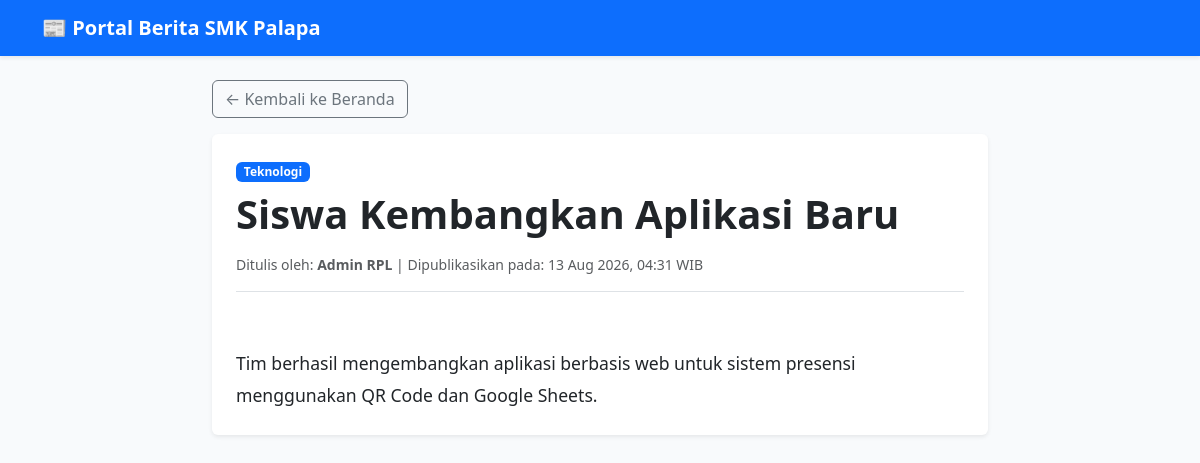
Screenshot of /detail.php?id=1 with the database file from the repository.
### tables this page shows
CREATE TABLE IF NOT EXISTS tbl_berita (
    id_berita INT(11) NOT NULL AUTO_INCREMENT,
    judul VARCHAR(200) NOT NULL,
    slug VARCHAR(200) NOT NULL,
    isi_berita TEXT NOT NULL,
    gambar VARCHAR(255),
    tanggal_posting DATETIME DEFAULT CURRENT_TIMESTAMP,
    id_kategori INT(11) NOT NULL,
    id_penulis INT(11) NOT NULL,
    PRIMARY KEY (id_berita),
    FOREIGN KEY (id_kategori) REFERENCES tbl_kategori(id_kategori) ON DELETE CASCADE,
    FOREIGN KEY (id_penulis) REFERENCES tbl_penulis(id_penulis) ON DELETE CASCADE
);

CREATE TABLE IF NOT EXISTS tbl_kategori (
    id_kategori INT(11) NOT NULL AUTO_INCREMENT,
    nama_kategori VARCHAR(50) NOT NULL,
    PRIMARY KEY (id_kategori)
);

CREATE TABLE IF NOT EXISTS tbl_penulis (
    id_penulis INT(11) NOT NULL AUTO_INCREMENT,
    nama_lengkap VARCHAR(100) NOT NULL,
    email VARCHAR(100) NOT NULL,
    password VARCHAR(255) NOT NULL,
    PRIMARY KEY (id_penulis)
);

### detail.php (the view, shortened to what this page needs)
<?php
include 'koneksi.php';
$id_berita = isset($_GET['id']) ? (int)$_GET['id'] : 0;
$query = "SELECT tbl_berita.*, tbl_kategori.nama_kategori, tbl_penulis.nama_lengkap
          FROM tbl_berita
          JOIN tbl_kategori ON tbl_berita.id_kategori = tbl_kategori.id_kategori
          JOIN tbl_penulis ON tbl_berita.id_penulis = tbl_penulis.id_penulis
          WHERE tbl_berita.id_berita = $id_berita";
$result = mysqli_query($conn, $query);
$row = mysqli_fetch_assoc($result);
?>
<!DOCTYPE html>
<html lang="id">
<head>
    <link href="https://cdn.jsdelivr.net/npm/bootstrap@5.3.0/dist/css/bootstrap.min.css" rel="stylesheet">
</head>
<body>
    <nav class="navbar navbar-expand-lg navbar-dark bg-primary shadow-sm mb-4">
        <div class="container">
            <a class="navbar-brand fw-bold" href="index.php">📰 Portal Berita SMK Palapa</a>
        </div>
    </nav>
    <div class="container mt-4 mb-5" style="max-width: 800px;">
        <a href="index.php" class="btn btn-outline-secondary mb-3">&larr; Kembali ke Beranda</a>
        <div class="card shadow-sm border-0 p-4">
            <div>
                <span class="badge bg-primary mb-2"><?= $row['nama_kategori'] ?></span>
            </div>
            <h1 class="fw-bold mb-3"><?= $row['judul'] ?></h1>
            <p class="text-muted small border-bottom pb-3 mb-4">
                Ditulis oleh: <strong><?= $row['nama_lengkap'] ?></strong> | Dipublikasikan pada: <?= date('d M Y, H:i', strtotime($row['tanggal_posting'])) ?> WIB
            </p>
            <div class="content-body text-dark">
                <?= $row['isi_berita'] ?>
            </div>
        </div>
    </div>
</body>
</html>

### detail.php (style rules this page uses)
body { background-color: #f8fafc; }
.content-body { font-size: 1.1rem; line-height: 1.8; white-space: pre-line; }

### rows the page displays
tbl_berita: id_kategori.nama_kategori "Teknologi", judul "Siswa Kembangkan Aplikasi Baru", id_penulis.nama_lengkap "Admin RPL", tanggal_posting "13 Aug 2026, 04:31", isi_berita "Tim berhasil mengembangkan aplikasi berbasis web untuk sistem presensi menggunakan QR Code dan Google Sheets."
